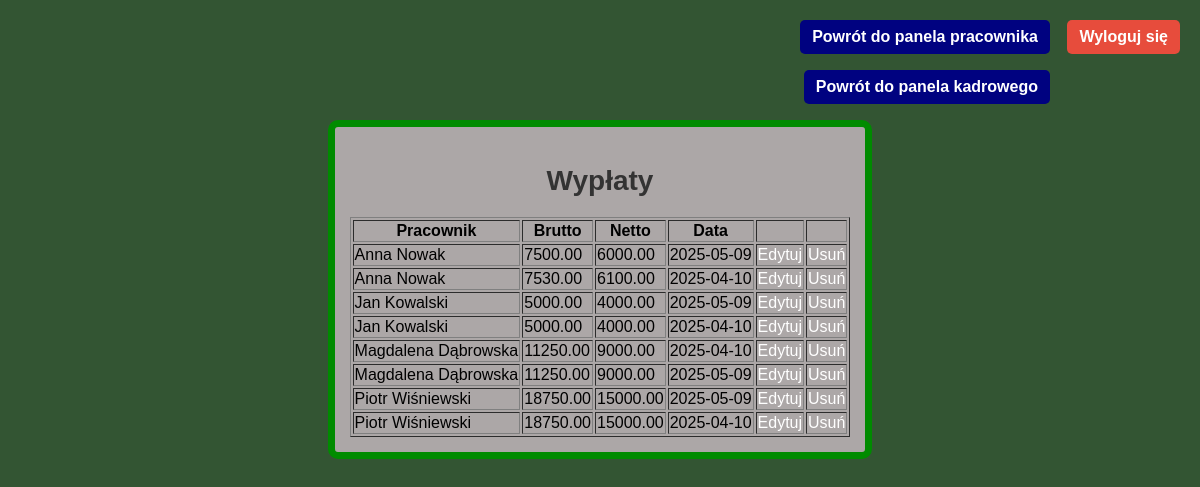
Screenshot of /php/kadry/lista_wyplat.php?status=wyplata_dodana with the database file from the repository.
### tables this page shows
CREATE TABLE `dane_personalne_pracownika` (
  `id_pracownika` int(11) NOT NULL,
  `imie` varchar(50) NOT NULL,
  `nazwisko` varchar(50) NOT NULL,
  `pesel` char(11) NOT NULL,
  `telefon` varchar(15) NOT NULL,
  `email` varchar(100) NOT NULL,
  `login` varchar(50) DEFAULT NULL,
  `haslo` varchar(255) DEFAULT NULL
);

### php/kadry/lista_wyplat.php (the view, shortened to what this page needs)
<?php
require_once "../dbconnect.php";
$query = "
    SELECT w.id_wyplaty, dp.imie, dp.nazwisko, w.wyplata_brutto, w.wyplata_netto, w.data_transakcji
    FROM wypłaty w
    JOIN dane_personalne_pracownika dp ON w.id_pracownika = dp.id_pracownika
    ORDER BY dp.imie asc
";
$result = $conn->query($query);
?>
<!DOCTYPE html>
<html lang="pl">
<head>
    <link rel="stylesheet" href="../../css/style.css">
</head>
<body>
<div class="lista">
<h2>Wypłaty</h2>
<table border="1">
    <tr>
        <th>Pracownik</th>
        <th>Brutto</th>
        <th>Netto</th>
        <th>Data</th>
        <th></th>
        <th></th>
    </tr>
    <?php while ($row = $result->fetch_assoc()): ?>
        <tr>
            <td><?= htmlspecialchars($row['imie'] . ' ' . $row['nazwisko']) ?></td>
            <td><?= $row['wyplata_brutto'] ?></td>
            <td><?= $row['wyplata_netto'] ?></td>
            <td><?= $row['data_transakcji'] ?></td>
            <td><a href="edycja_wyplat.php?id=<?= $row['id_wyplaty'] ?>">Edytuj</a></td>
            <td><a href="usun_wyplate.php?id=<?= $row['id_wyplaty'] ?>" onclick="return confirm('Czy na pewno chcesz usunąć tę wypłatę?');">Usuń</a></td>
        </tr>
    <?php endwhile; ?>
</table>
</div>
<a href="../logout.php" class="logout">Wyloguj się</a>
<a href="../uzytkownicy/HR.php" class="panel_kadrowy">Powrót do panela pracownika</a>
<a href="panel_kadrowy.php" class="panel_kadrowy_powrot">Powrót do panela kadrowego</a>
</body>
</html>

### css/style.css (style rules this page uses)
body { font-family: Arial, sans-serif; background-color: rgb(51, 85, 51); display: flex; justify-content: center; align-items: center; height: 97vh; }
h2 { color: #333; text-align: center; font-size: 28px; margin-bottom: 20px; }
a.logout { position: absolute; top: 20px; right: 20px; background-color: #e74c3c; color: white; padding: 8px 12px; text-decoration: none; border-radius: 5px; font-weight: bold; }
a.panel_kadrowy { position: absolute; top: 20px; right: 150px; background-color: rgb(0, 2, 128); color: white; padding: 8px 12px; text-decoration: none; border-radius: 5px; font-weight: bold; }
a.panel_kadrowy_powrot { position: absolute; top: 70px; right: 150px; background-color: rgb(0, 2, 128); color: white; padding: 8px 12px; text-decoration: none; border-radius: 5px; font-weight: bold; }
div a { text-decoration: none; color: white; }
.lista { background-color: rgb(172, 167, 167); border: 7px solid rgb(0, 139, 0); border-radius: 10px; padding: 15px; position: absolute; top: 120px; max-width: 70%; min-width: 20%; }

### rows the page displays
wypłaty: id_pracownika.nazwisko "Anna Nowak", wyplata_brutto "7500.00", wyplata_netto "6000.00", data_transakcji "2025-05-09"
wypłaty: id_pracownika.nazwisko "Anna Nowak", wyplata_brutto "7530.00", wyplata_netto "6100.00", data_transakcji "2025-04-10"
wypłaty: id_pracownika.nazwisko "Jan Kowalski", wyplata_brutto "5000.00", wyplata_netto "4000.00", data_transakcji "2025-05-09"
wypłaty: id_pracownika.nazwisko "Jan Kowalski", wyplata_brutto "5000.00", wyplata_netto "4000.00", data_transakcji "2025-04-10"
wypłaty: id_pracownika.nazwisko "Magdalena Dąbrowska", wyplata_brutto "11250.00", wyplata_netto "9000.00", data_transakcji "2025-04-10"
wypłaty: id_pracownika.nazwisko "Magdalena Dąbrowska", wyplata_brutto "11250.00", wyplata_netto "9000.00", data_transakcji "2025-05-09"
wypłaty: id_pracownika.nazwisko "Piotr Wiśniewski", wyplata_brutto "18750.00", wyplata_netto "15000.00", data_transakcji "2025-05-09"
wypłaty: id_pracownika.nazwisko "Piotr Wiśniewski", wyplata_brutto "18750.00", wyplata_netto "15000.00", data_transakcji "2025-04-10"
